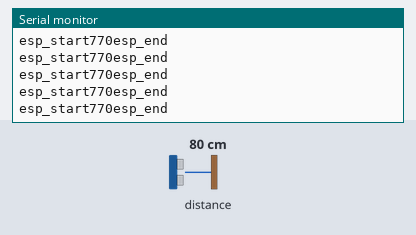
A sketch run on a simulated Arduino Uno, built with avr-gcc and run on an emulated ATmega328P. Shown: the last lines printed to the serial monitor. The inputs (shaded band) are chosen by the test bench; at power-on: distance to the obstacle 80 cm.

Above: at 1.2 s.
1.3 s: distance to the obstacle set to 250 cm
At 1.49 s:
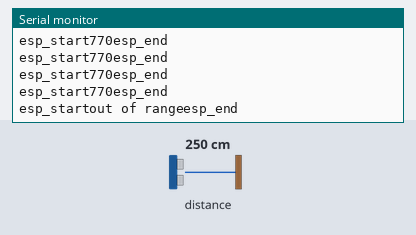
3.2 s: distance to the obstacle set to 2 cm
At 3.22 s:
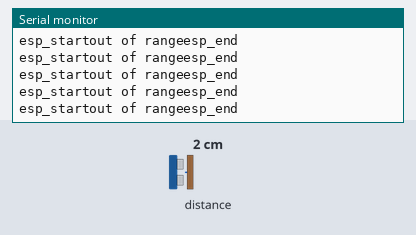

Measured:
- after the input at 1.3 s, the serial monitor: prints a new line after 0.07 s (image 1)

The sketch:

espconnection.ino
```cpp
#include "Adafruit_VL53L0X.h"

Adafruit_VL53L0X lox = Adafruit_VL53L0X();

void setup() {
  Serial.begin(115200);

  // wait until serial port opens for native USB devices
  while (! Serial) {
    delay(1);
  }

  Serial.println("Adafruit VL53L0X test");
  if (!lox.begin()) {
    Serial.println(F("Failed to boot VL53L0X"));
    while(1);
  }
  // power
//  Serial.println(F("VL53L0X API Simple Ranging example\n\n"));
}


void loop() {
  VL53L0X_RangingMeasurementData_t measure;

//  Serial.print("Reading a measurement... ");
  lox.rangingTest(&measure, false); // pass in 'true' to get debug data printout!

  if (measure.RangeStatus != 4) {  // phase failures have incorrect data
    Serial.print("esp_start");
    Serial.print(measure.RangeMilliMeter - 30);
    Serial.println("esp_end");
  }
  else
  {
    Serial.print("esp_start");
    Serial.print("out of range");
    Serial.println("esp_end");
  }

  delay(100);
}
```
